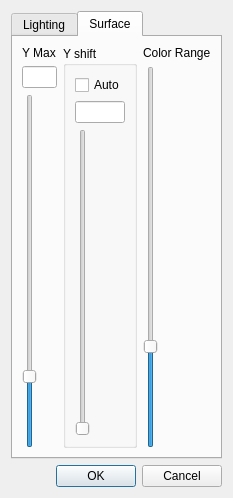
<?xml version="1.0" encoding="UTF-8"?>
<ui version="4.0">
 <class>Surface3dControlsDlg</class>
 <widget class="QDialog" name="Surface3dControlsDlg">
  <property name="geometry">
   <rect>
    <x>0</x>
    <y>0</y>
    <width>233</width>
    <height>498</height>
   </rect>
  </property>
  <property name="windowTitle">
   <string>Lights</string>
  </property>
  <layout class="QVBoxLayout" name="verticalLayout" stretch="0,0">
   <item>
    <widget class="QTabWidget" name="scaleTab">
     <property name="currentIndex">
      <number>1</number>
     </property>
     <widget class="QWidget" name="lightingTab">
      <attribute name="title">
       <string>Lighting</string>
      </attribute>
      <layout class="QHBoxLayout" name="horizontalLayout">
       <item>
        <layout class="QVBoxLayout" name="verticalLayout_2">
         <item>
          <widget class="QLabel" name="label">
           <property name="text">
            <string>Ambient</string>
           </property>
          </widget>
         </item>
         <item>
          <widget class="QLineEdit" name="lightAmbientVal"/>
         </item>
         <item>
          <widget class="QSlider" name="ambientSlider">
           <property name="orientation">
            <enum>Qt::Vertical</enum>
           </property>
          </widget>
         </item>
        </layout>
       </item>
       <item>
        <layout class="QVBoxLayout" name="verticalLayout_4">
         <item>
          <widget class="QLabel" name="label_2">
           <property name="text">
            <string>X</string>
           </property>
          </widget>
         </item>
         <item>
          <widget class="QLineEdit" name="lightXVal"/>
         </item>
         <item>
          <widget class="QSlider" name="lightXSlider">
           <property name="orientation">
            <enum>Qt::Vertical</enum>
           </property>
          </widget>
         </item>
        </layout>
       </item>
       <item>
        <layout class="QVBoxLayout" name="verticalLayout_5">
         <item>
          <widget class="QLabel" name="label_3">
           <property name="text">
            <string>Z</string>
           </property>
          </widget>
         </item>
         <item>
          <widget class="QLineEdit" name="lightZVal"/>
         </item>
         <item>
          <widget class="QSlider" name="lightZSlider">
           <property name="orientation">
            <enum>Qt::Vertical</enum>
           </property>
          </widget>
         </item>
        </layout>
       </item>
       <item>
        <layout class="QVBoxLayout" name="verticalLayout_6">
         <item>
          <widget class="QLabel" name="label_7">
           <property name="text">
            <string>Y</string>
           </property>
          </widget>
         </item>
         <item>
          <widget class="QLineEdit" name="lightYVal"/>
         </item>
         <item>
          <widget class="QSlider" name="lightYSlider">
           <property name="orientation">
            <enum>Qt::Vertical</enum>
           </property>
          </widget>
         </item>
        </layout>
       </item>
      </layout>
     </widget>
     <widget class="QWidget" name="suraceTab">
      <attribute name="title">
       <string>Surface</string>
      </attribute>
      <layout class="QHBoxLayout" name="horizontalLayout_2">
       <item>
        <layout class="QVBoxLayout" name="verticalLayout_8">
         <item>
          <widget class="QLabel" name="label_8">
           <property name="text">
            <string>Y Max</string>
           </property>
          </widget>
         </item>
         <item>
          <widget class="QLineEdit" name="yScaleValue">
           <property name="readOnly">
            <bool>true</bool>
           </property>
          </widget>
         </item>
         <item>
          <widget class="QSlider" name="yScaleSlider">
           <property name="minimum">
            <number>0</number>
           </property>
           <property name="maximum">
            <number>16</number>
           </property>
           <property name="singleStep">
            <number>1</number>
           </property>
           <property name="pageStep">
            <number>2</number>
           </property>
           <property name="sliderPosition">
            <number>3</number>
           </property>
           <property name="orientation">
            <enum>Qt::Vertical</enum>
           </property>
          </widget>
         </item>
        </layout>
       </item>
       <item>
        <widget class="QGroupBox" name="groupBox">
         <property name="title">
          <string>Y shift</string>
         </property>
         <layout class="QVBoxLayout" name="verticalLayout_9" stretch="0,0,20">
          <item>
           <widget class="QCheckBox" name="yshiftAuto">
            <property name="text">
             <string>Auto</string>
            </property>
           </widget>
          </item>
          <item>
           <widget class="QLineEdit" name="yOffsetValueDisplay"/>
          </item>
          <item>
           <widget class="QSlider" name="yOffsetSlider">
            <property name="minimum">
             <number>0</number>
            </property>
            <property name="maximum">
             <number>100</number>
            </property>
            <property name="value">
             <number>0</number>
            </property>
            <property name="orientation">
             <enum>Qt::Vertical</enum>
            </property>
           </widget>
          </item>
         </layout>
        </widget>
       </item>
       <item>
        <layout class="QVBoxLayout" name="verticalLayout_3">
         <item>
          <widget class="QLabel" name="label_4">
           <property name="text">
            <string>Color Range</string>
           </property>
          </widget>
         </item>
         <item>
          <widget class="QSlider" name="range">
           <property name="minimum">
            <number>1</number>
           </property>
           <property name="maximum">
            <number>200</number>
           </property>
           <property name="value">
            <number>52</number>
           </property>
           <property name="orientation">
            <enum>Qt::Vertical</enum>
           </property>
          </widget>
         </item>
        </layout>
       </item>
      </layout>
     </widget>
    </widget>
   </item>
   <item>
    <widget class="QDialogButtonBox" name="buttonBox">
     <property name="orientation">
      <enum>Qt::Horizontal</enum>
     </property>
     <property name="standardButtons">
      <set>QDialogButtonBox::Cancel|QDialogButtonBox::Ok</set>
     </property>
    </widget>
   </item>
  </layout>
 </widget>
 <resources/>
 <connections>
  <connection>
   <sender>buttonBox</sender>
   <signal>accepted()</signal>
   <receiver>Surface3dControlsDlg</receiver>
   <slot>accept()</slot>
   <hints>
    <hint type="sourcelabel">
     <x>248</x>
     <y>254</y>
    </hint>
    <hint type="destinationlabel">
     <x>157</x>
     <y>274</y>
    </hint>
   </hints>
  </connection>
  <connection>
   <sender>buttonBox</sender>
   <signal>rejected()</signal>
   <receiver>Surface3dControlsDlg</receiver>
   <slot>reject()</slot>
   <hints>
    <hint type="sourcelabel">
     <x>316</x>
     <y>260</y>
    </hint>
    <hint type="destinationlabel">
     <x>286</x>
     <y>274</y>
    </hint>
   </hints>
  </connection>
 </connections>
</ui>
